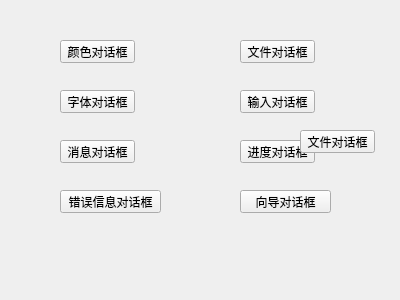
<?xml version="1.0" encoding="UTF-8"?>
<ui version="4.0">
 <class>MyWidget</class>
 <widget class="QWidget" name="MyWidget">
  <property name="geometry">
   <rect>
    <x>0</x>
    <y>0</y>
    <width>400</width>
    <height>300</height>
   </rect>
  </property>
  <property name="windowTitle">
   <string>MyWidget</string>
  </property>
  <widget class="QPushButton" name="pushButton">
   <property name="geometry">
    <rect>
     <x>60</x>
     <y>40</y>
     <width>75</width>
     <height>23</height>
    </rect>
   </property>
   <property name="text">
    <string>颜色对话框</string>
   </property>
  </widget>
  <widget class="QPushButton" name="pushButton_2">
   <property name="geometry">
    <rect>
     <x>240</x>
     <y>40</y>
     <width>75</width>
     <height>23</height>
    </rect>
   </property>
   <property name="text">
    <string>文件对话框</string>
   </property>
  </widget>
  <widget class="QPushButton" name="pushButton_3">
   <property name="geometry">
    <rect>
     <x>60</x>
     <y>90</y>
     <width>75</width>
     <height>23</height>
    </rect>
   </property>
   <property name="text">
    <string>字体对话框</string>
   </property>
  </widget>
  <widget class="QPushButton" name="pushButton_4">
   <property name="geometry">
    <rect>
     <x>240</x>
     <y>90</y>
     <width>75</width>
     <height>23</height>
    </rect>
   </property>
   <property name="text">
    <string>输入对话框</string>
   </property>
  </widget>
  <widget class="QPushButton" name="pushButton_5">
   <property name="geometry">
    <rect>
     <x>60</x>
     <y>140</y>
     <width>75</width>
     <height>23</height>
    </rect>
   </property>
   <property name="text">
    <string>消息对话框</string>
   </property>
  </widget>
  <widget class="QPushButton" name="pushButton_6">
   <property name="geometry">
    <rect>
     <x>240</x>
     <y>140</y>
     <width>75</width>
     <height>23</height>
    </rect>
   </property>
   <property name="text">
    <string>进度对话框</string>
   </property>
  </widget>
  <widget class="QPushButton" name="pushButton_7">
   <property name="geometry">
    <rect>
     <x>60</x>
     <y>190</y>
     <width>101</width>
     <height>23</height>
    </rect>
   </property>
   <property name="text">
    <string>错误信息对话框</string>
   </property>
  </widget>
  <widget class="QPushButton" name="pushButton_8">
   <property name="geometry">
    <rect>
     <x>240</x>
     <y>190</y>
     <width>91</width>
     <height>23</height>
    </rect>
   </property>
   <property name="text">
    <string>向导对话框</string>
   </property>
  </widget>
  <widget class="QPushButton" name="pushButton_9">
   <property name="geometry">
    <rect>
     <x>300</x>
     <y>130</y>
     <width>75</width>
     <height>23</height>
    </rect>
   </property>
   <property name="text">
    <string>文件对话框</string>
   </property>
  </widget>
 </widget>
 <layoutdefault spacing="6" margin="11"/>
 <resources/>
 <connections/>
</ui>
